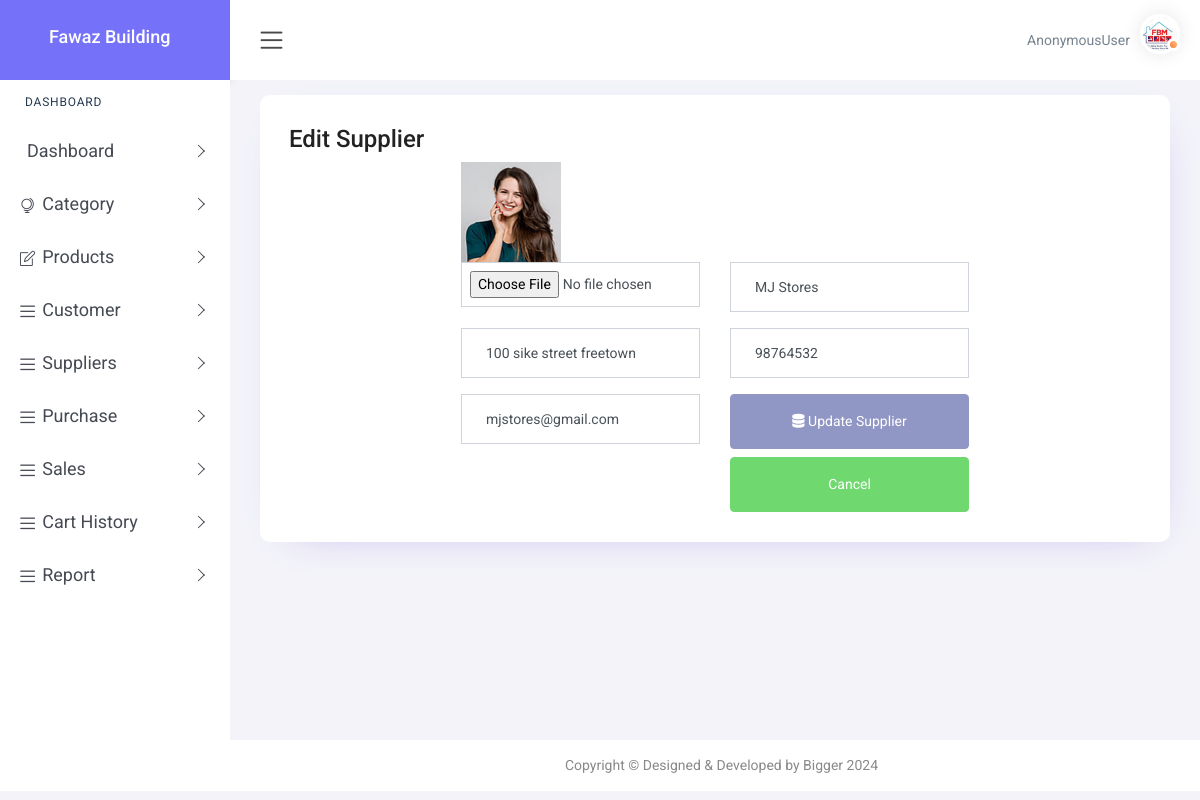
/edit_supplier/1/, run on the app's committed database.
### app/models.py (models this page shows, shortened)
class Supplier(models.Model):
    supplier_name = models.CharField(max_length=100)
    supplier_email = models.EmailField(max_length=50)
    supplier_address = models.CharField(max_length=100)
    supplier_phone = models.IntegerField()
    profile = models.ImageField(upload_to='supplier/', blank=True, null=True)

### app/views.py (the view, shortened to what this page needs)
# urls.py: path('edit_supplier/<int:supplier_id>/', views.edit_supplier, name='edit_supplier'),
def edit_supplier(request, supplier_id):
    supplier = Supplier.objects.get(id=supplier_id)
    return render(request, 'edit_supplier.html', {'supplier': supplier})

### templates/edit_supplier.html (shortened to what this page needs)
{% load static %}
<!DOCTYPE html>
<html lang="en">
<head>
    <link href="{% static 'plugins1/pg-calendar/css/pignose.calendar.min.css' %}" rel="stylesheet">
    <link rel="stylesheet" href="{% static 'plugins1/chartist/css/chartist.min.css' %}">
    <link rel="stylesheet" href="{% static 'plugins1/chartist-plugin-tooltips/css/chartist-plugin-tooltip.css' %}">
    <link href="{% static 'plugins1/tables/css/datatable/dataTables.bootstrap4.min.css' %}" rel="stylesheet">
    <link href="{% static 'css1/style.css' %}" rel="stylesheet">
    <link rel="stylesheet" href="https://cdnjs.cloudflare.com/ajax/libs/font-awesome/6.6.0/css/all.min.css" />
</head>
<body>
    <div id="main-wrapper">
        <div class="nav-header">
            <div class="brand-logo">
                <a href="index-2.html">
                    <b><h4 style="color: white; margin-left: 20px;">Fawaz Building </h4> </b>
                </a>
            </div>
        </div>
        <div class="header">
            <div class="header-content clearfix">
                <div class="nav-control">
                    <div class="hamburger">
                        <span class="toggle-icon"><i class="icon-menu"></i></span>
                    </div>
                </div>
                <div class="header-right">
                    <ul class="clearfix">
                        <li class="icons dropdown">
                            <span class="username" style="margin-right: 10px;" >{{user}}</span>
                            <div class="user-img c-pointer position-relative"   data-toggle="dropdown">
                                <span class="activity active"></span>
                                <img src="{% static 'images/fawaz.jpeg' %}" height="40" width="40" alt="">
                            </div>
                        </li>
                    </ul>
                </div>
            </div>
        </div>
        <div class="nk-sidebar">
            <div class="nk-nav-scroll">
                <ul class="metismenu" id="menu" style="font-size: 18px;">
                    <li class="nav-label">Dashboard</li>
                    <li>
                        <a class="has-arrow" href="javascript:void(0);" onclick="toggleDropdown(this)" aria-expanded="false">
                            <span class="nav-text">Dashboard</span>
                        </a>
                    </li>
                    <li class="mega-menu mega-menu-sm">
                        <a class="has-arrow" href="javascript:void(0);" onclick="toggleDropdown(this)" aria-expanded="false">
                            <i class="icon-globe-alt menu-icon"></i><span class="nav-text">Category</span>
                        </a>
                    </li>
                    <li>
                        <a class="has-arrow" href="javascript:void(0);" onclick="toggleDropdown(this)" aria-expanded="false">
                            <i class="icon-note menu-icon"></i><span class="nav-text">Products</span>
                        </a>
                    </li>
                    <li>
                        <a class="has-arrow" href="javascript:void(0);" onclick="toggleDropdown(this)" aria-expanded="false">
                            <i class="icon-menu menu-icon"></i><span class="nav-text">Customer</span>
                        </a>
                    </li>
                    <li>
                        <a class="has-arrow" href="javascript:void(0);" onclick="toggleDropdown(this)" aria-expanded="false">
                            <i class="icon-menu menu-icon"></i><span class="nav-text">Suppliers</span>
                        </a>
                    </li>
                    <li>
                        <a class="has-arrow" href="javascript:void(0);" onclick="toggleDropdown(this)" aria-expanded="false">
                            <i class="icon-menu menu-icon"></i><span class="nav-text">Purchase</span>
                        </a>
                    </li>
                    <li>
                        <a class="has-arrow" href="javascript:void(0);" onclick="toggleDropdown(this)" aria-expanded="false">
                            <i class="icon-menu menu-icon"></i><span class="nav-text">Sales</span>
                        </a>
                    </li>
                    <li>
                        <a class="has-arrow" href="javascript:void(0);" onclick="toggleDropdown(this)" aria-expanded="false">
                            <i class="icon-menu menu-icon"></i><span class="nav-text">Cart History</span>
                        </a>
                    </li>
                    <li>
                        <a class="has-arrow" href="javascript:void(0);" onclick="toggleDropdown(this)" aria-expanded="false">
                            <i class="icon-menu menu-icon"></i><span class="nav-text">Report</span>
                        </a>
                    </li>
                </ul>
            </div>
        </div>
        <div class="content-body">
            <div class="container-fluid">
                <div class="row">
                    <div class="col-12">
                        <div class="card">
                            <div class="card-body">
                                <h3>Edit Supplier</h3>
                                <div class="container">
                                    <div class="row">
                                        <div class="col-md-8 offset-md-2">
                                            <form method="post" enctype="multipart/form-data">
                                                <div class="container">
                                                     {% if supplier.profile %}
                                                     <img src="{{ supplier.profile.url }}" alt="Current Image" style="max-width: 100px; max-height: 100px;">
                                                    {% endif %}
                                                    <div class="row">
                                                        <div class="col-md-6">
                                                            <input class="form-control shadow-none p-2" name="file" type="file" id="formFile">
                                                        </div>
                                                        <div class="col-md-6">
                                                            <input class="form-control shadow-none p-4" name="supplier_name" type="text" placeholder="Supplier name" value="{{ supplier.supplier_name }}">
                                                        </div>
                                                    </div>
                                                    <div class="row mt-3">
                                                        <div class="col-md-6">
                                                            <input class="form-control shadow-none p-4" name="supplier_address" type="text" placeholder="Address" value="{{ supplier.supplier_address }}">
                                                        </div>
                                                        <div class="col-md-6">
                                                            <input type="number" class="form-control shadow-none p-4" name="supplier_phone" placeholder="No of Stock" value="{{supplier.supplier_phone }}" required>
                                                        </div>
                                                    </div>
                                                    <div class="row mt-3">
                                                        <div class="col-md-6">
                                                            <input type="email" class="form-control shadow-none p-4" name="supplier_email" placeholder="email" value="{{ supplier.supplier_email }}" required>
                                                        </div>
                                                        <div class="col-md-6">
                                                            <button type="submit" class="btn btn-secondary p-3 w-100 text-white">
                                                                <i class="fas fa-database"></i> Update Supplier
                                                            </button>
                                                            <a class="btn btn-success text-white w-100 mt-2 p-3" href="{% url 'supplier' %}">Cancel</a>
                                                        </div>
                                                    </div>
                                                </div>
                                            </form>
                                        </div>
                                    </div>
                                </div>
                            </div>
                        </div>
                    </div>
                </div>
            </div>
        </div>
        <div class="footer">
            <div class="copyright">
                <p>Copyright &copy; Designed & Developed by Bigger 2024</p>
            </div>
        </div>
    </div>
</body>
</html>

### data on the page
Supplier: profile (picture), supplier_name "MJ Stores", supplier_address "100 sike street freetown", supplier_phone "98764532", supplier_email "mjstores@gmail.com"

### other printed values
{{ user }} "AnonymousUser"
